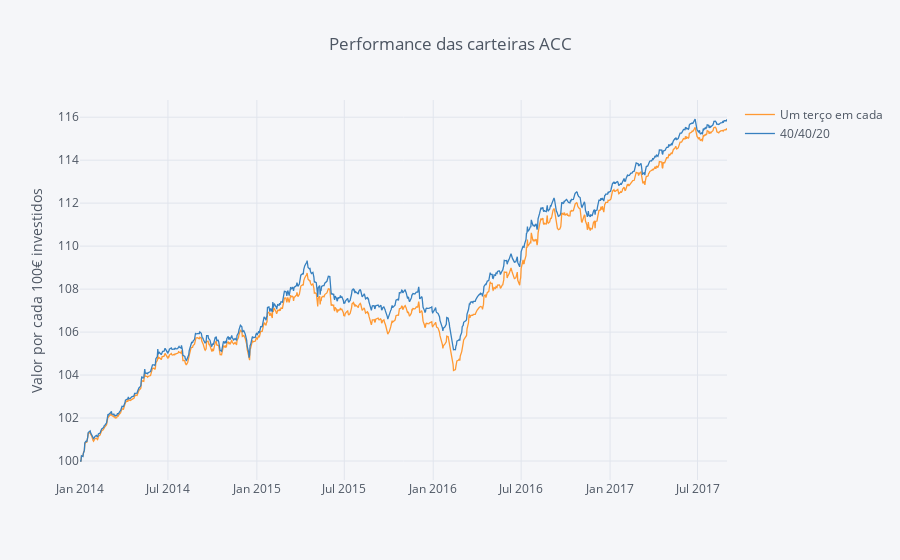

Notebook source saved alongside this figure:
### Code cell
carteiras.iplot(kind='scatter',yTitle='Valor por cada 100€ investidos', title='Performance das carteiras ACC')

### Figure 1 — Plotly figure (JSON) as saved in the notebook; plotly's stock layout.template omitted (floating-point values rounded to 4 significant figures; data arrays with more than 128 entries replaced by an {"elided": "..."} marker saying what was removed)
{"data": [{"line": {"color": "rgba(255, 153, 51, 1.0)", "dash": "solid", "width": 1.3}, "mode": "lines", "name": "Um terço em cada", "text": "", "type": "scatter", "x": {"elided": "946 str values"}, "y": {"elided": "946 float values"}}, {"line": {"color": "rgba(55, 128, 191, 1.0)", "dash": "solid", "width": 1.3}, "mode": "lines", "name": "40/40/20", "text": "", "type": "scatter", "x": {"elided": "946 str values"}, "y": {"elided": "946 float values"}}], "layout": {"legend": {"bgcolor": "#F5F6F9", "font": {"color": "#4D5663"}}, "paper_bgcolor": "#F5F6F9", "plot_bgcolor": "#F5F6F9", "title": "Performance das carteiras ACC", "titlefont": {"color": "#4D5663"}, "xaxis1": {"gridcolor": "#E1E5ED", "showgrid": true, "tickfont": {"color": "#4D5663"}, "title": "", "titlefont": {"color": "#4D5663"}, "zerolinecolor": "#E1E5ED"}, "yaxis1": {"gridcolor": "#E1E5ED", "showgrid": true, "tickfont": {"color": "#4D5663"}, "title": "Valor por cada 100€ investidos", "titlefont": {"color": "#4D5663"}, "zerolinecolor": "#E1E5ED"}}}
